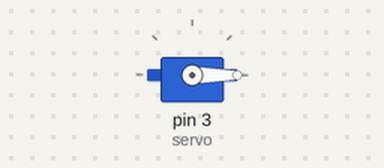
Bench run of a sketch on a simulated Arduino Uno, built with avr-gcc and run on an emulated ATmega328P. Shown: servo.

Above: at 0.05 s.
Timing chart, 0 to 3.0 s (numbered marks = the images above):
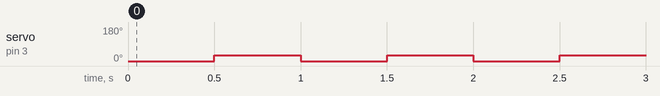

The sketch:

byebye_servo.ino
```cpp
#include <Servo.h>

Servo servo;
int servo_pin = 3;

void setup() {
  servo.attach(3);
}

void loop() {
  servo.write(0);
  delay(500);

  servo.write(30);
  delay(500);
}
```

Measured:
- by itself, servo on pin 3 (servo): alternates 30° for 0.50 s and 0° for 0.50 s
